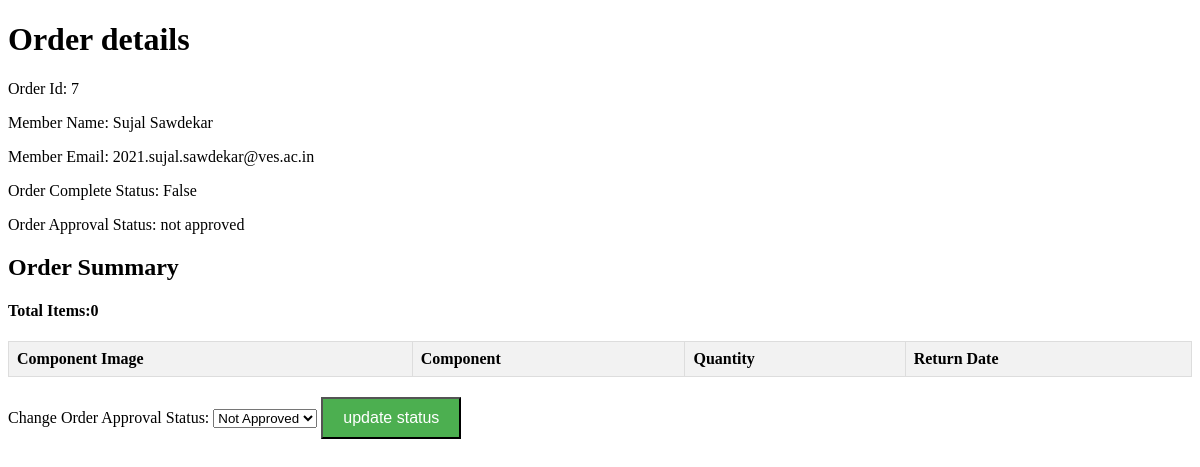
The page /orders/7 on the database as committed earlier.
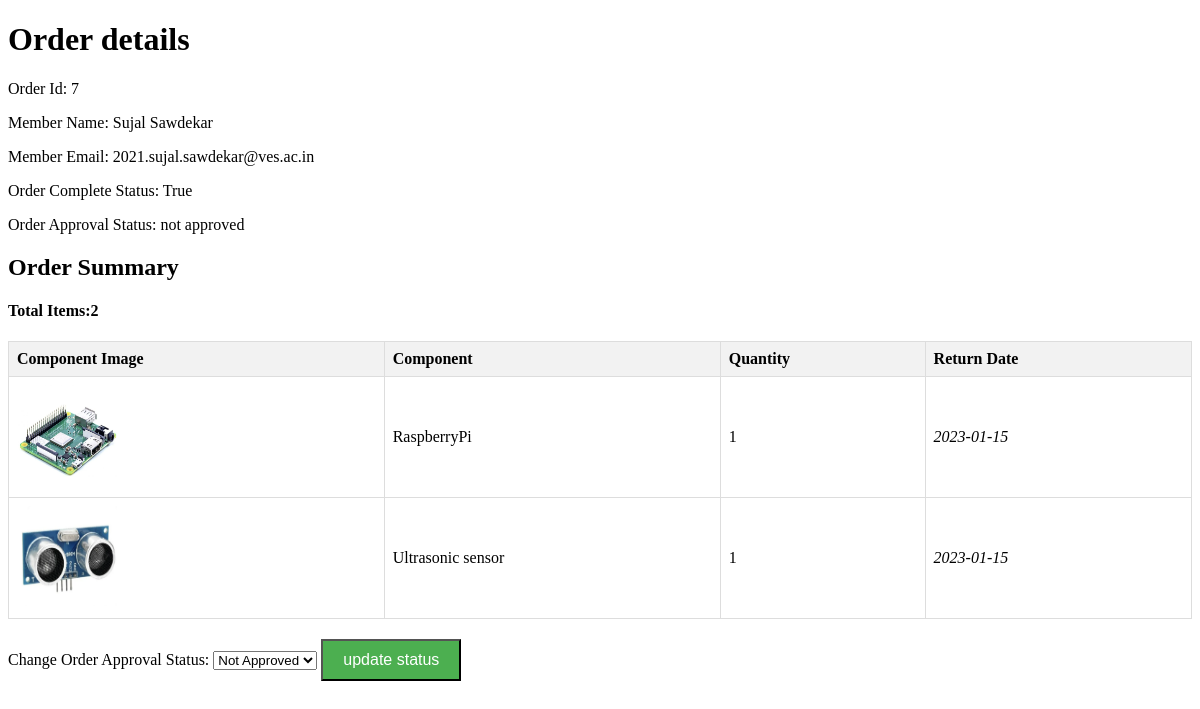
The same page on the database as committed later.
### home/models.py (models this page shows, shortened)
class Order(models.Model):
    member = models.ForeignKey(Member, on_delete=models.SET_NULL, blank=True, null=True, related_name='member')
    complete = models.BooleanField(default=False, null=True, blank=False)
    date_ordered = models.DateTimeField(auto_now_add=True)
    timeExpiry = models.DateTimeField(auto_now_add=True)
    approval = models.CharField(max_length=20, default='not approved', choices=[('approved', 'Approved'), ('not approved', 'Not Approved')])
    @property
    def get_cart_items(self):
        orderitems = self.orderitem_set.all()
        total = sum([item.quantity for item in orderitems])
        return total

class Member(models.Model):
    user = models.OneToOneField(User, on_delete=models.CASCADE, null=True, blank=True, related_name='member')
    name = models.CharField(max_length=50, null=True)
    email = models.CharField(max_length=50, null=True)
    isMember = models.BooleanField(default=False)
    otp_secret = models.CharField(max_length=16, blank=True, null=True)
    otp_created_at = models.DateTimeField(blank=True, null=True)

class OrderItem (models.Model):
    component = models.ForeignKey (Component, on_delete=models. SET_NULL, null=True)
    order = models.ForeignKey (Order, on_delete=models. SET_NULL, null=True)
    quantity = models.IntegerField(default=0, null=True, blank=True)
    date_added = models.DateTimeField (auto_now_add=True)

class Component(models.Model):
    CATEGORY_CHOICES = [
        ('Electronic Component', 'Electronic Component'),
        ('Sensors', 'Sensors'),
        ('Development Boards', 'Development Boards'),
        ('Motors', 'Motors'),
    ]
    name = models.CharField (max_length=200, null=True)
    image = models.ImageField(null=True,blank=True)
    description = models.CharField(max_length=500,null=True)
    stockQunatity = models.IntegerField(default=0,null=True,blank=True)
    category = models.CharField(max_length=20, choices=CATEGORY_CHOICES,null=True,blank=True)

### home/views.py (the view, shortened to what this page needs)
# urls.py: path("orders/<oid>",views.getOrder, name="getOrder"),
def getOrder(request,oid):
  order = Order.objects.get(id=oid)
  items = order.orderitem_set.all()
  context={'order':order,'items':items}
  return render(request,"home/approval.html",context)

### home/templates/home/approval.html (shortened to what this page needs)
{% load static %}
{% block content %}
<!DOCTYPE html>
<html lang="en">
<head>
</head>
<body>
    <h1>Order details</h1>
    <p>Order Id: {{order.id}}</p>
    <p>Member Name: {{order.member.name}}</p>
    <p>Member Email: {{order.member.email}}</p>
    <p>Order Complete Status: {{order.complete}}</p>
    <p>Order Approval Status: {{order.approval}}</p>
    <h2>Order Summary</h2>
    <h4>Total Items:{{order.get_cart_items}}</h4>
    <table>
        <thead>
            <tr>
                <th>Component Image</th>
                <th>Component</th>
                <th>Quantity</th>
                <th>Return Date</th>
            </tr>
        </thead>
        <tbody>
            {% for item in items %}
            <tr>
                <td><img src="/static/images/{{item.component.image}}" alt="" style="width: 100px; height: 100px;"></td>
                <td>{{item.component.name}}</td>
                <td>{{item.quantity}}</td>
                <td class="return-date">2023-01-15</td>
            </tr>
            {% endfor %}
        </tbody>
    </table>
    <form action="" method="post">
        <label for="orderStatus">Change Order Approval Status:</label>
        <select name="status" id="Orderstatus">
        <option value="Not Approved">Not Approved</option>
        </select>
        <button type="submit" class="checkout-btn" id="status">update status</button>
    </form>
</body>
</html>
{% endblock %}

Rows that differ between the two databases and show on the page:
changed Order "not approved": complete "False" → "True"; get_cart_items "0" → "2"
added OrderItem: component.image (picture), component.name "RaspberryPi", quantity "1"
added OrderItem: component.image (picture), component.name "Ultrasonic sensor", quantity "1"
